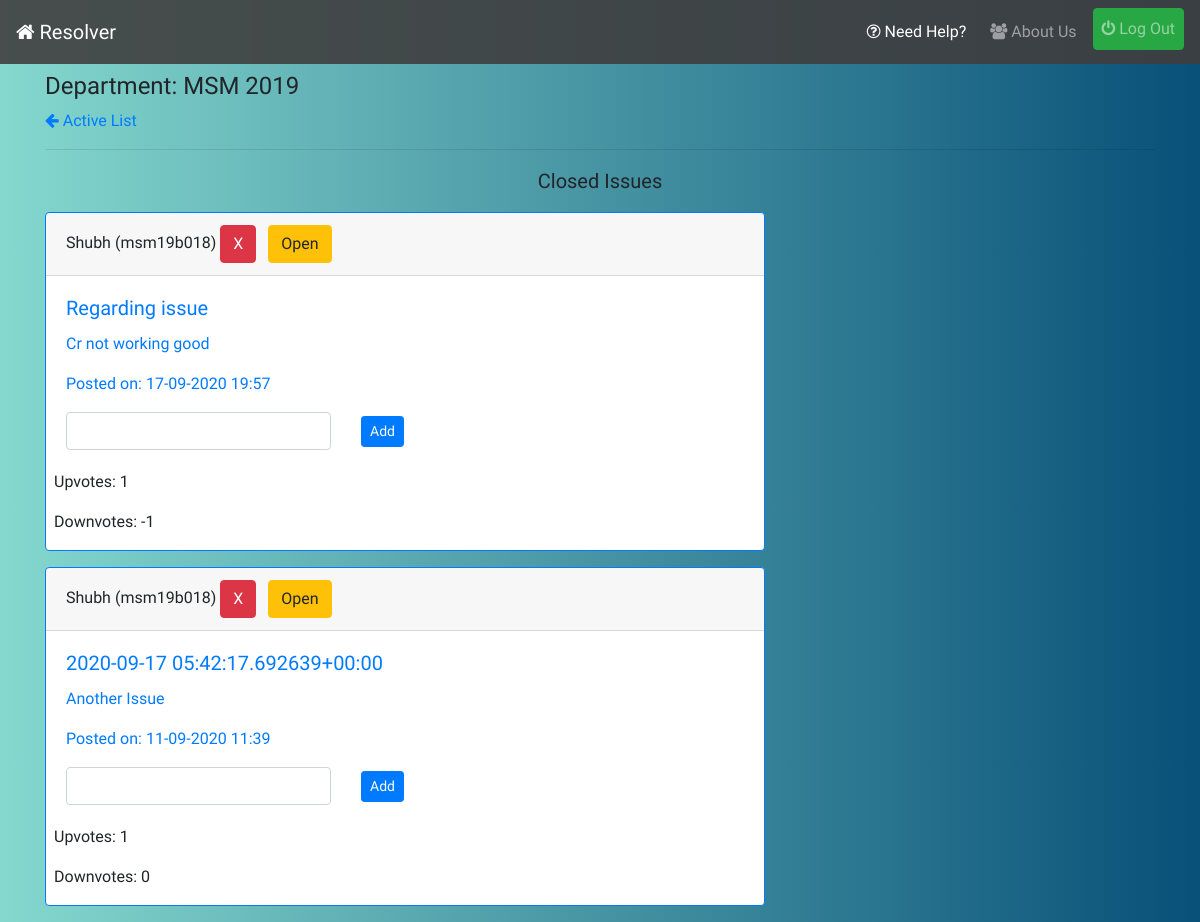
The app's page /close/ (signed in), older data.
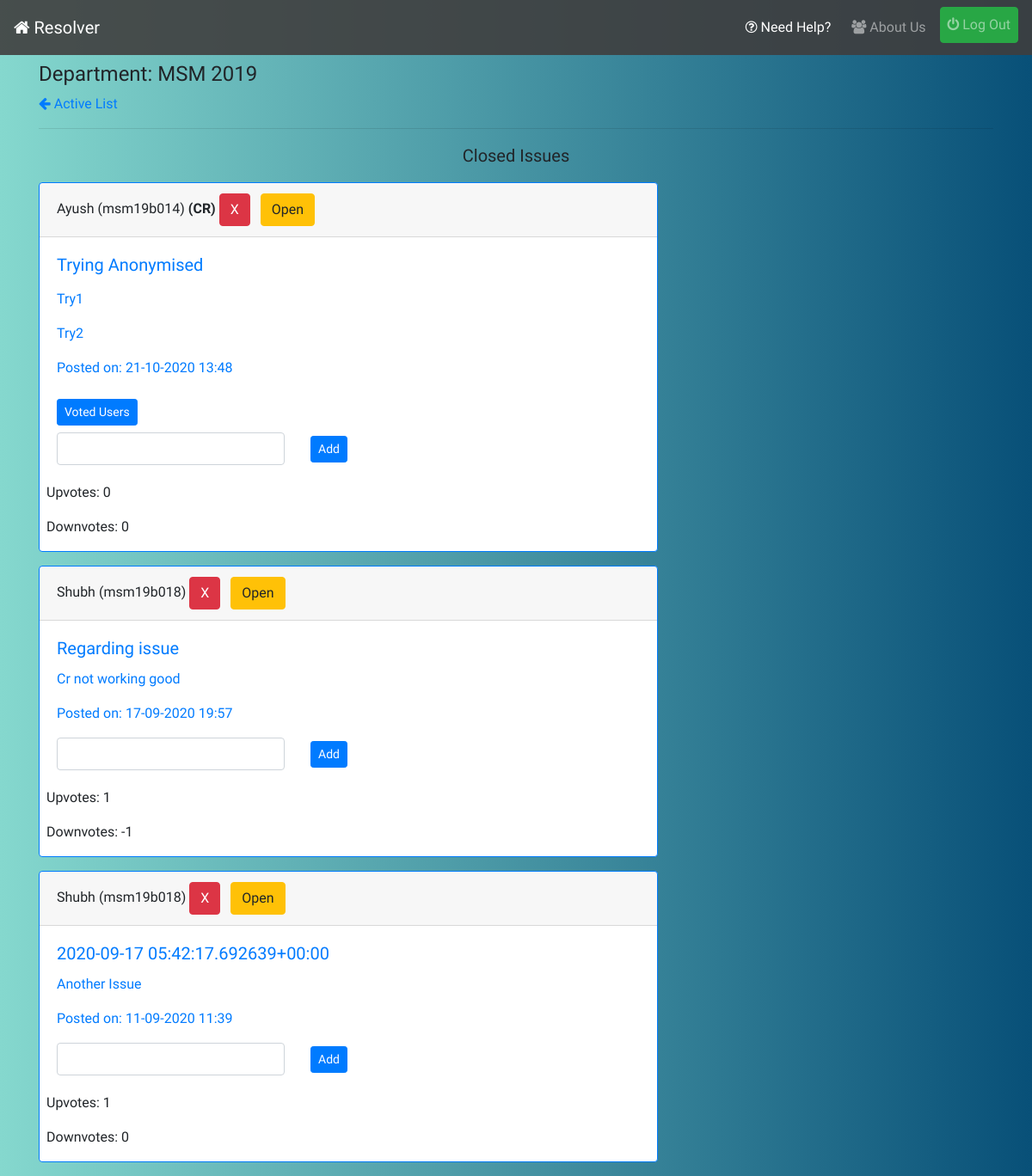
The same page, newer data.
### profiles/models.py (models this page shows, shortened)
class User(AbstractUser):
    pass

class UserInfo(models.Model):
    user = models.OneToOneField(User,on_delete=models.CASCADE,related_name='info')
    is_cr = models.BooleanField(default=False)
    department = models.CharField(max_length=20)
    join_year = models.CharField(max_length=4)
    institute = models.ForeignKey(Institute,on_delete=models.CASCADE,related_name='allusers')
    registered_on = models.DateTimeField(auto_now_add=True)
    total_upvotes = models.IntegerField(default=0)
    total_downvotes = models.IntegerField(default=0)
    total_novotes = models.IntegerField(default=0)
    class Meta:
        ordering = ['-total_upvotes','-total_downvotes','-total_novotes']

### reporter/models.py (models this page shows, shortened)
class Report(models.Model):
    user = models.ForeignKey(UserInfo,on_delete=models.CASCADE,blank=True)
    title = models.CharField('Subject',max_length=56)
    content = models.TextField('Issue')
    department = models.CharField(max_length=20,blank=True)
    year = models.CharField(max_length=4,blank=True)
    timestamp = models.DateTimeField(auto_now_add=True)
    updated = models.DateTimeField(auto_now=True)
    active = models.BooleanField(default=True)
    resolved = models.BooleanField(default=False)
    cr_line = models.CharField(max_length=256,null=True,blank=True)
    upvotes = models.IntegerField(default=0)
    downvotes = models.IntegerField(default=0)
    deadline = models.DateTimeField(null=True)
    anonymized = models.BooleanField(default=True,help_text = "CRs don't have Access to Voted Users!")
    class Meta:
        ordering = ['-timestamp']

### reporter/views.py (the view)
# urls.py: path('close/',views.close_view,name='close-stage'),
@login_required
def close_view(request):
    if(request.user.info.is_cr):
        if(request.method=='POST'):
            id_ = int(request.POST.get('id',None))
            resolve_message = request.POST.get('c-line',None)
            obj = Report.objects.get(id=id_)
            obj.cr_line = resolve_message
            obj.save()
        qs = Report.objects.filter(active=False,department=request.user.info.department,year=request.user.info.join_year,resolved=False).order_by('-updated')
        return render(request,'reporter/closed.html',{'issue_list':qs})
    raise PermissionDenied

### infolist/context-processors.py (called while the page is built)
def pending_info_list_context(request):
    if request.user.is_superuser:
        return {}
    pending = -1
    if request.user.is_authenticated:
        pending = InfoList.objects.filter(department=request.user.info.department,year=request.user.info.join_year,approved=False).count()
    return {"pending_info_list":pending}

### reporter/context-processors.py (called while the page is built)
def pending_issue_list_context(request):
    if request.user.is_superuser:
        return {}
    pending=-1
    if request.user.is_authenticated:
        pending = Report.objects.filter(active=False,department=request.user.info.department,year=request.user.info.join_year,resolved=False).count()
    return {"pending_issue_count":pending}

def resolved_issue_list_context(request):
    if request.user.is_superuser:
        return {}
    resolved=-1
    if request.user.is_authenticated:
        resolved = Report.objects.filter(active=False,department=request.user.info.department,year=request.user.info.join_year,resolved=True).count()
    return {"resolved_issue_count":resolved}

def pending_contact_list_context(request):
    if request.user.is_superuser:
        return {}
    pending=-1
    if request.user.is_authenticated:
        pending = ContactList.objects.filter(department=request.user.info.department,year=request.user.info.join_year,approved=False).count()
    return {"pending_contact_count":pending}

def live_polls_count_context(request):
    if request.user.is_superuser:
        return {}
    count = -1
    if request.user.is_authenticated:
        count = Poll.objects.filter(active=True,department=request.user.info.department,join=request.user.info.join_year).count()
    return {"live_polls_count":count}

### reporter/templates/reporter/closed.html (shortened to what this page needs)
{% extends 'base.html' %}
{% load static %}
{% block content %}
{% if request.user.is_authenticated %}
    <h4 class=mt-2>Department: {{request.user.info.department|upper}} {{request.user.info.join_year}}</h4>
    <a href="{% url 'reporter:index' %}"><i class="fa fa-arrow-left"></i> Active List</a>
    <hr>
    <p class="mt-2 lead text-center">Closed Issues</p>
    {% for issue in issue_list %}
    <div class="card border-primary mb-3" style="max-width: 45rem;">
        <div class="card-header">{{issue.user.user.first_name}} ({{issue.user.user.username}}) {% if issue.user.is_cr %}<strong>(CR)</strong>{% endif %} {% if request.user.info.is_cr %}<button type="button" class="btn btn-danger" data-toggle="modal" data-target="#deleteModal">X</button> <a class="btn btn-warning ml-2" href="{% url 'reporter:close-issue' issue.id %}">Open</a> {% endif %} {% if issue.cr_line %}<a class="btn btn-success" href="{% url 'reporter:resolve-issue' issue.id %}">Resolve</a>{% endif %}</div>
        <div class="card-body text-primary">
          <h5 class="card-title">{{issue.title}}</h5>
          <p class="card-text" >{{issue.content|safe}}</p>
          <p class="card-text">Posted on: {{issue.timestamp|date:'d-m-Y H:i'}}</p>
          {% if not issue.anonymized %}
          <a class="btn btn-primary btn-sm my-2" href="{% url 'reporter:voted-users' issue.id %}">Voted Users</a>
          {% endif %}
          {% if issue.cr_line %}
          <p class="card-text resolve-message"><em>Resolved Message: </em><span style="color: black;">{{issue.cr_line}}</span></p>
          <a class="btn btn-dark" href="{% url 'reporter:resolve-line-delete' issue.id %}">Remove Message</a>
          {% else %}
          <form action="{% url 'reporter:close-stage' %}" method="post">
            <div class="row">
              <div class="col-lg-5 col-md-7 col-sm-8">
                <input class="form-control" type="text" name="c-line">
              </div>
              <div class="col-2">
                  <input class="btn btn-primary btn-sm mt-1" type="submit" value="Add">
              </div>
            </div>
          </form>
          {% endif %}
        </div>
        <div class="results ml-2">
          <p>Upvotes: {{issue.upvotes}}</p>
          <p>Downvotes: {{issue.downvotes}}</p>
        </div>
    </div>
    {% empty %}
    <p class="lead">No Issues Closed!</p>
    {% endfor %}
{% endif %}
{% endblock %}

### templates/base.html (shortened to what this page needs)
{% load static %}
<!doctype html>
<html lang="en">
  <head>
     <link rel="stylesheet" href="https://stackpath.bootstrapcdn.com/bootstrap/4.5.2/css/bootstrap.min.css">
     <link rel="stylesheet" href="{% static 'css/style.css' %}">
    <link rel="stylesheet" href="https://stackpath.bootstrapcdn.com/font-awesome/4.7.0/css/font-awesome.min.css">
  </head>
  <body>
      <nav style="background-color:rgba(63, 61, 61, 0.89) ;" class="navbar navbar-expand-lg navbar-dark sticky-top">
        <a class="navbar-brand" href="{% url 'reporter:index' %}"><i class="fa fa-home"></i> Resolver</a>
        <div class="collapse navbar-collapse" id="navbarSupportedContent">
          <ul class="navbar-nav ml-auto">
            <li class="nav-item active">
              <a class="nav-link my-1 mr-2 text-center" href="{% url 'reporter:documentation' %}"><i class="fa fa-question-circle-o"></i> Need Help?</a>
            </li>
            <li class="nav-item">
              <a class="nav-link my-1 mr-2 text-center" href="{% url 'reporter:about' %}"><i class="fa fa-users"></i> About Us<span class="sr-only">(current)</span></a>
            </li>
            {% if request.user.is_authenticated %}
            <li class="nav-item">
              <a class="nav-link btn btn-success" href="{% url 'account_logout' %}"><i class="fa fa-power-off"></i> Log Out</a>
            </li>
            {% endif %}
          </ul>
        </div>
      </nav>
    <div class="container">
      {% block content %} {% endblock %}
    </div>
  </body>
</html>

### static/css/style.css (style rules this page uses)
body { background: #085078; background: -webkit-linear-gradient(to right, #85D8CE, #085078); background: linear-gradient(to right, #85D8CE, #085078); font-family: 'Ubuntu', sans-serif; }

Row changes from the older to the newer data that the page shows:
added Report: user.user.first_name "Ayush", user.user.username "msm19b014", shows "(CR)", title "Trying Anonymised", content "Try1 Try2", timestamp "21-10-2020 13:48", anonymized "Voted Users", upvotes "0", downvotes "0"
